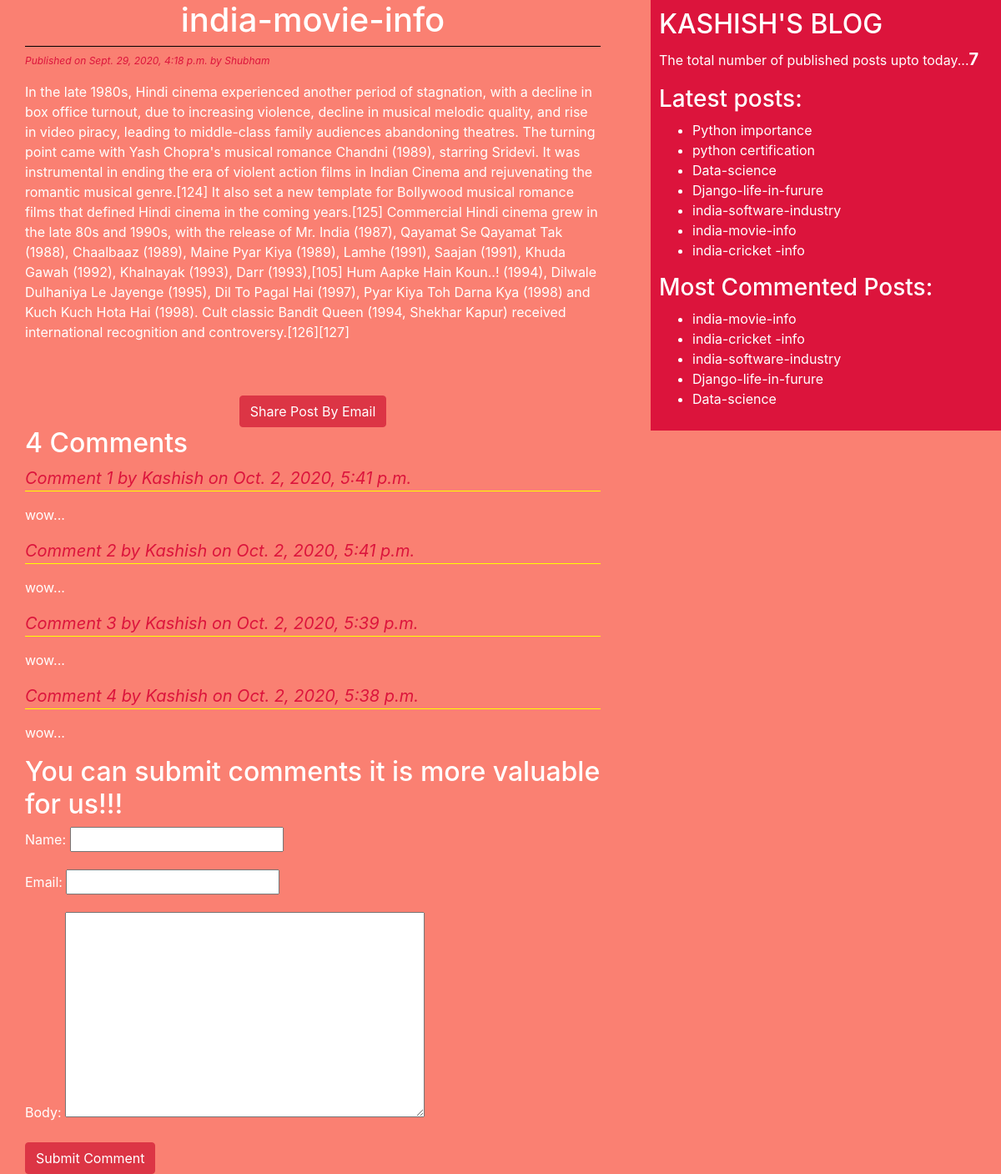
The page /2020/09/29/india-movie-info/ on the database its author committed.
### blog/models.py (models this page shows, shortened)
class Post(models.Model):
    STATUS_CHOICES=(('draft','Draft'),('published','Published'))
    title=models.CharField(max_length=256)
    slug=models.SlugField(max_length=264,unique_for_date='publish')
    author=models.ForeignKey(User,related_name='blog_posts',on_delete=models.DO_NOTHING)
    body=models.TextField()
    publish=models.DateTimeField(default=timezone.now)
    created=models.DateTimeField(auto_now_add=True)
    updated=models.DateTimeField(auto_now=True)
    status=models.CharField(max_length=10,choices= STATUS_CHOICES,default='draft')
    objects=CustomManager()
    tags=TaggableManager()
    class Meta:
    	ordering=('-publish',)
    def get_absolute_url(self):
        return reverse('post_detail',args=[self.publish.year,self.publish.strftime('%m'),self.publish.strftime('%d'),self.slug])

class Comment(models.Model):
    post=models.ForeignKey(Post,related_name='comments',on_delete=models.DO_NOTHING)
    name=models.CharField(max_length=32)
    email=models.EmailField()
    body=models.TextField()
    created=models.DateTimeField(auto_now_add=True)
    updated=models.DateTimeField(auto_now=True)
    active=models.BooleanField(default=True)
    class Meta:
        ordering=('-created',)

### blog/views.py (the view)
# urls.py: path('<int:year>/<int:month>/<int:days>/<slug:post>/',views.post_detail_view,name='post_detail'),
def post_detail_view(request,year,month,days,post):
	post=get_object_or_404(Post,slug=post,
								status='published',
								publish__year=year,
								publish__month=month,
								publish__day=days)
	comments=post.comments.filter(active=True)
	csubmit=False
	if request.method=='POST':
		form=CommentForm(request.POST)
		if form.is_valid():
			new_comment=form.save(commit=False)
			new_comment.post=post
			new_comment.save()
			csubmit=True
	else:
		form=CommentForm()
	return render(request,'blog/post_detail.html',{'post':post,'form':form,'csubmit':csubmit,'comments':comments})

### blog/forms.py
class CommentForm(forms.ModelForm):
	class Meta:
		model=Comment
		fields=('name','email','body')

### blog/models.py (called while the page is built)
    def get_queryset(self):
        return super().get_queryset().filter(status='published')

### blog/templatetags/blog_tags.py (called while the page is built)
@register.simple_tag
def total_posts():
	return Post.objects.count()

@register.inclusion_tag('blog/latest_posts.html')
def show_latest_posts():
	latest_posts=Post.objects.order_by('-publish')[:10]
	return {'latest_posts': latest_posts}

@register.simple_tag
def get_most_commented_posts(count=5):
	 return Post.objects.annotate(total_comments=Count('comments')).order_by('-total_comments')[:count]

### templates/blog/post_detail.html (shortened to what this page needs)
{%extends 'blog/base.html' %}
	{%block content%}
		<h1>{{post.title}}</h1>
		<p id='date'>Published on {{post.publish}} by {{post.author|title}}</p>
		{{post.body|linebreaks}}<br><br>
		<div class="container" align="center">
		<a href="/{{post.id}}/share" class="btn btn-danger">Share Post By Email</a>
		</div>
		{% with comments.count as comments_count%}
			<h2>{{comments_count}} Comment{{comments_count|pluralize}}</h2>
		{%endwith%}
		{%if comments%}
			{%for comment in comments%}
				<p id='ch'>Comment {{forloop.counter}} by {{comment.name}} on {{comment.created}}</p>
				<div class="cb">{{comment.body|linebreaks}}</div>
			{%endfor%}
			{%else%}
			<p>There are no Comments Yet!!!</p>
		{%endif%}
		{%if csubmit %}
			<h2>Your Comment Added Successfully!!!</h2>
			{%else%}
			<h2>You can submit comments it is more valuable for us!!!</h2>
				<form method='post'>
				{{form.as_p}}
				<input type="submit" class="btn btn-danger" value="Submit Comment">
			</form>
		{%endif%}
	{%endblock%}

### templates/blog/base.html (shortened to what this page needs)
<!DOCTYPE html>
{%load blog_tags%}
{%load static%}
<html>
<head>
	<link rel="stylesheet" href="https://stackpath.bootstrapcdn.com/bootstrap/4.5.2/css/bootstrap.min.css">
	<link rel="stylesheet"  href="{%static "css/blog.css" %}">
</head>
<body>
	<div class="content">
		{%block content%}{%endblock%}
	</div>
	<div class="sidebar">
		<h2>KASHISH'S BLOG</h2>
		<p>The total number of published posts upto today...<span id='pcount'>{%total_posts%}</span></p>
		<h3>Latest posts:</h3>{%show_latest_posts%}
		<h3>Most Commented Posts:</h3>
		{%get_most_commented_posts as most_commented_posts%}
		<ul>
			{%for post in most_commented_posts %}
			<li><a href="{{post.get_absolute_url}}">{{post.title}}</a></li>
			{%endfor%}
		</ul>
	</div>
</body>
</html>

### templates/blog/latest_posts.html
<ul>
	{%for post in latest_posts%}
	<li><a href="{{post.get_absolute_url}}">{{post.title}}</a></li>
	{%endfor%}
</ul>

### static/css/blog.css (style rules this page uses)
.content { width: 60%; float: left; padding: 0 0 0 30px; background:salmon; height: 100%; }
.sidebar { width: 35%; float:right; padding: 10px; background:crimson; height: 100%; }
h1 { text-align: center; border-bottom: 1px solid black; padding-bottom: 7px; }
body { color: white; background:salmon; }
#date { color: crimson; font-size: 12px; font-style: italic; }
a { color:white; }
#ch { color:crimson; font-size: 20px; font-style: italic; border-bottom: 1px solid yellow; }
#pcount { font-size: 20px; color: white; font-weight: bold; }

### rows shown on the page
Post: title "india-movie-info", publish "Sept. 29, 2020, 4:18 p.m.", author "Shubham", body "In the late 1980s, Hindi cinema experienced another period of stagnation, with a decline in box office turnout, due to increasing violence, decline in musical melodic quality, and rise in video piracy, leading to middle-class family audiences abandoning theatres. The turning point came with Yash Chopra's musical romance Chandni (1989), starring Sridevi. It was instrumental in ending the era of violent action films in Indian Cinema and rejuvenating the romantic musical genre.[124] It also set a new template for Bollywood musical romance films that defined Hindi cinema in the coming years.[125] Commercial Hindi cinema grew in the late 80s and 1990s, with the release of Mr. India (1987),…"
Comment: name "Kashish", created "Oct. 2, 2020, 5:41 p.m.", body "wow..."
Comment: name "Kashish", created "Oct. 2, 2020, 5:41 p.m.", body "wow..."
Comment: name "Kashish", created "Oct. 2, 2020, 5:39 p.m.", body "wow..."
Comment: name "Kashish", created "Oct. 2, 2020, 5:38 p.m.", body "wow..."
Post: title "Python importance"
Post: title "python certification"
Post: title "Data-science"
Post: title "Django-life-in-furure"
Post: title "india-software-industry"
Post: title "india-cricket -info"

### other values the page prints
{{ comments_count }} "4"
